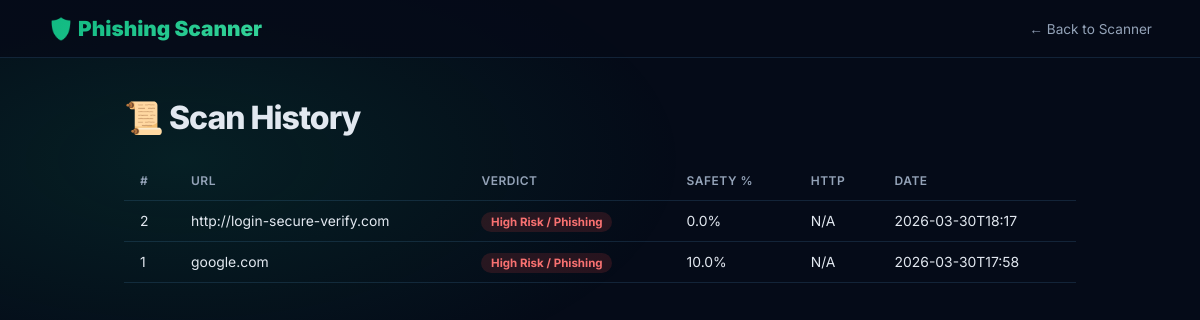
The app's page /phishing/history, older data.
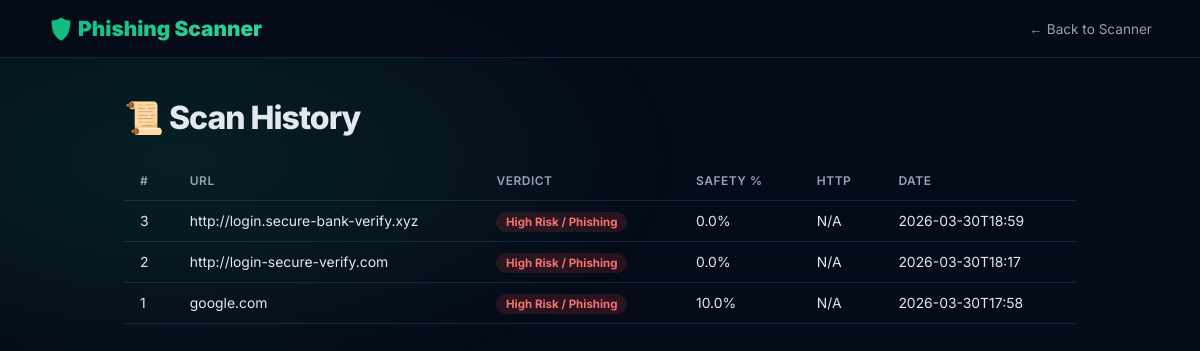
The same page, newer data.
### tables this page shows
CREATE TABLE logs (
                id INTEGER PRIMARY KEY AUTOINCREMENT,
                url TEXT, verdict TEXT, score REAL, safe_percent REAL,
                http_status INTEGER, domain_exists INTEGER, online INTEGER,
                tls_valid INTEGER, title TEXT, created_at TEXT
            );

### blueprints/phishing_bp.py (the view)
@phishing_bp.route("/history")
def history():
    db = _get_db()
    rows = db.execute("SELECT * FROM logs ORDER BY id DESC LIMIT 200").fetchall()
    return render_template("phishing_history.html", rows=rows)

### blueprints/insta_bp.py (called while the page is built)
@insta_bp.teardown_app_request
def _close_db(exc):
    db = getattr(g, "_insta_db", None)
    if db:
        db.close()

### blueprints/phishing_bp.py (called while the page is built)
def _get_db():
    db = getattr(g, "_phish_db", None)
    if db is None:
        db = g._phish_db = sqlite3.connect(DB_PATH)
        db.execute("""
            CREATE TABLE IF NOT EXISTS logs (
                id INTEGER PRIMARY KEY AUTOINCREMENT,
                url TEXT, verdict TEXT, score REAL, safe_percent REAL,
                http_status INTEGER, domain_exists INTEGER, online INTEGER,
                tls_valid INTEGER, title TEXT, created_at TEXT
            )
        """)
        db.commit()
    return db

@phishing_bp.teardown_app_request
def _close_db(exc):
    db = getattr(g, "_phish_db", None)
    if db:
        db.close()

### templates/phishing_history.html (shortened to what this page needs)
<!DOCTYPE html>
<html lang="en">
<head>
</head>
<body>
<header>
  <div class="logo">🛡️ Phishing Scanner</div>
  <a class="back" href="/phishing">← Back to Scanner</a>
</header>
<div class="container">
  <h1>📜 Scan History</h1>
  {% if rows %}
  <table>
    <thead><tr><th>#</th><th>URL</th><th>Verdict</th><th>Safety %</th><th>HTTP</th><th>Date</th></tr></thead>
    <tbody>
    {% for row in rows %}
    {% set cls = 'safe' if row[4] >= 85 else ('warn' if row[4] >= 60 else 'risky') %}
    <tr>
      <td>{{ row[0] }}</td>
      <td title="{{ row[1] }}">{{ row[1] }}</td>
      <td><span class="badge {{ cls }}">{{ row[2] }}</span></td>
      <td>{{ row[4] }}%</td>
      <td>{{ row[5] or 'N/A' }}</td>
      <td>{{ row[10][:16] if row[10] else '' }}</td>
    </tr>
    {% endfor %}
    </tbody>
  </table>
  {% else %}
  <p style="color:var(--muted);margin-top:2rem;">No scans yet.</p>
  {% endif %}
</div>
</body>
</html>

### templates/phishing_history.html (style rules this page uses)
:root { --bg:#050b18;--border:rgba(99,179,237,.15);--muted:#94a3b8;--text:#e2e8f0; }
* { box-sizing:border-box;margin:0;padding:0; }
body { font-family:'Inter',sans-serif;background:var(--bg);color:var(--text);min-height:100vh; }
body::before { content:'';position:fixed;inset:0;z-index:-1; background:radial-gradient(ellipse 70% 50% at 15% 20%,rgba(16,185,129,.12) 0%,transparent 60%); }
header { display:flex;align-items:center;justify-content:space-between;padding:1rem 3rem; border-bottom:1px solid var(--border);background:rgba(5,11,24,.8); }
.logo { font-size:1.3rem;font-weight:900;background:linear-gradient(135deg,#10b981,#34d399); -webkit-background-clip:text;-webkit-text-fill-color:transparent; }
.back { color:var(--muted);font-size:.85rem;text-decoration:none; }
.container { max-width:1000px;margin:0 auto;padding:2.5rem 1.5rem; }
h1 { font-size:2rem;font-weight:800;margin-bottom:1.5rem;letter-spacing:-1px; }
table { width:100%;border-collapse:collapse; }
th,td { padding:.75rem 1rem;text-align:left;border-bottom:1px solid var(--border);font-size:.87rem; }
th { color:var(--muted);font-weight:600;font-size:.75rem;text-transform:uppercase;letter-spacing:.5px; }
td:nth-child(2) { max-width:250px;overflow:hidden;text-overflow:ellipsis;white-space:nowrap; }
.badge { padding:.2rem .6rem;border-radius:999px;font-size:.72rem;font-weight:700; }
.risky { background:rgba(239,68,68,.15);color:#f87171; }

Row changes from the older to the newer data that the page shows:
added logs: id "3", url "http://login.secure-bank-verify.xyz", verdict "High Risk / Phishing", safe_percent "0.0", row "N/A", created_at "2026-03-30T18:59"
